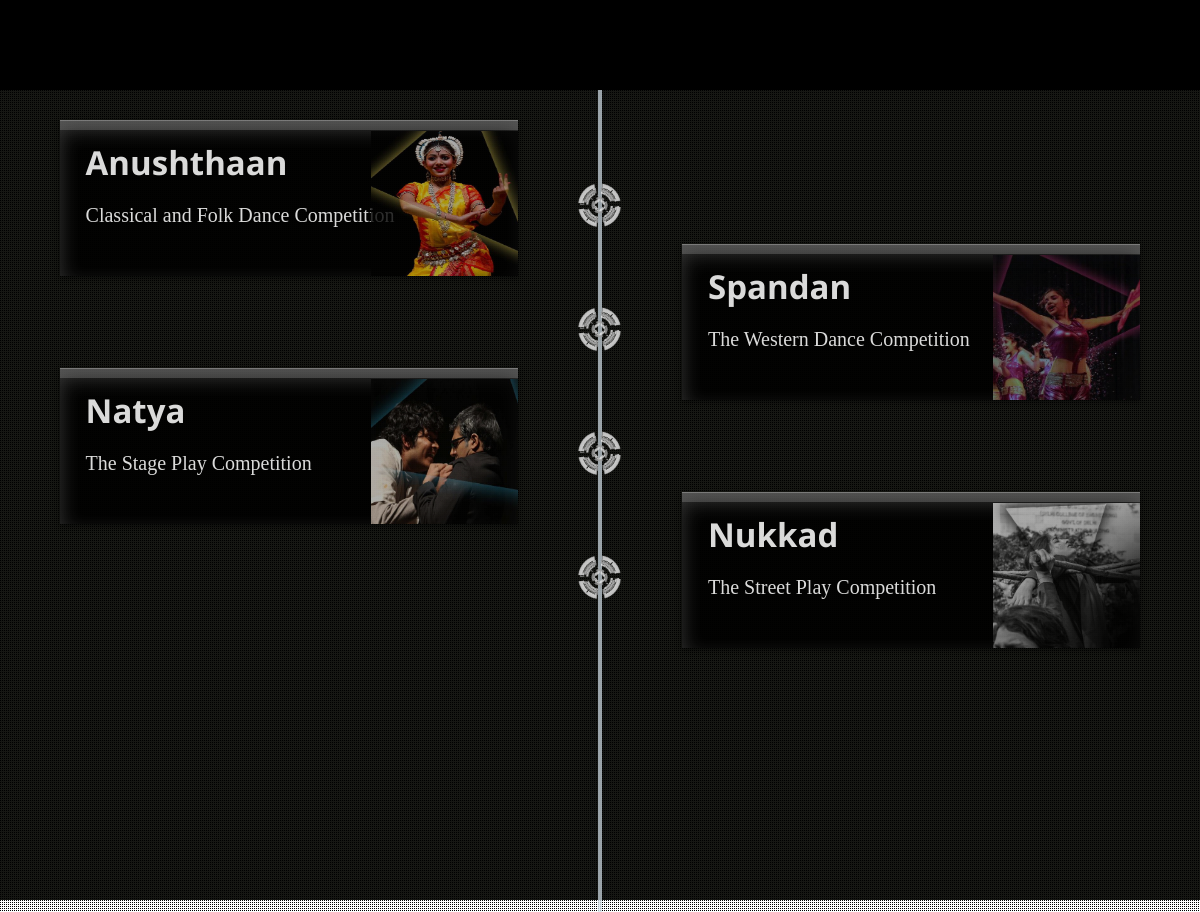
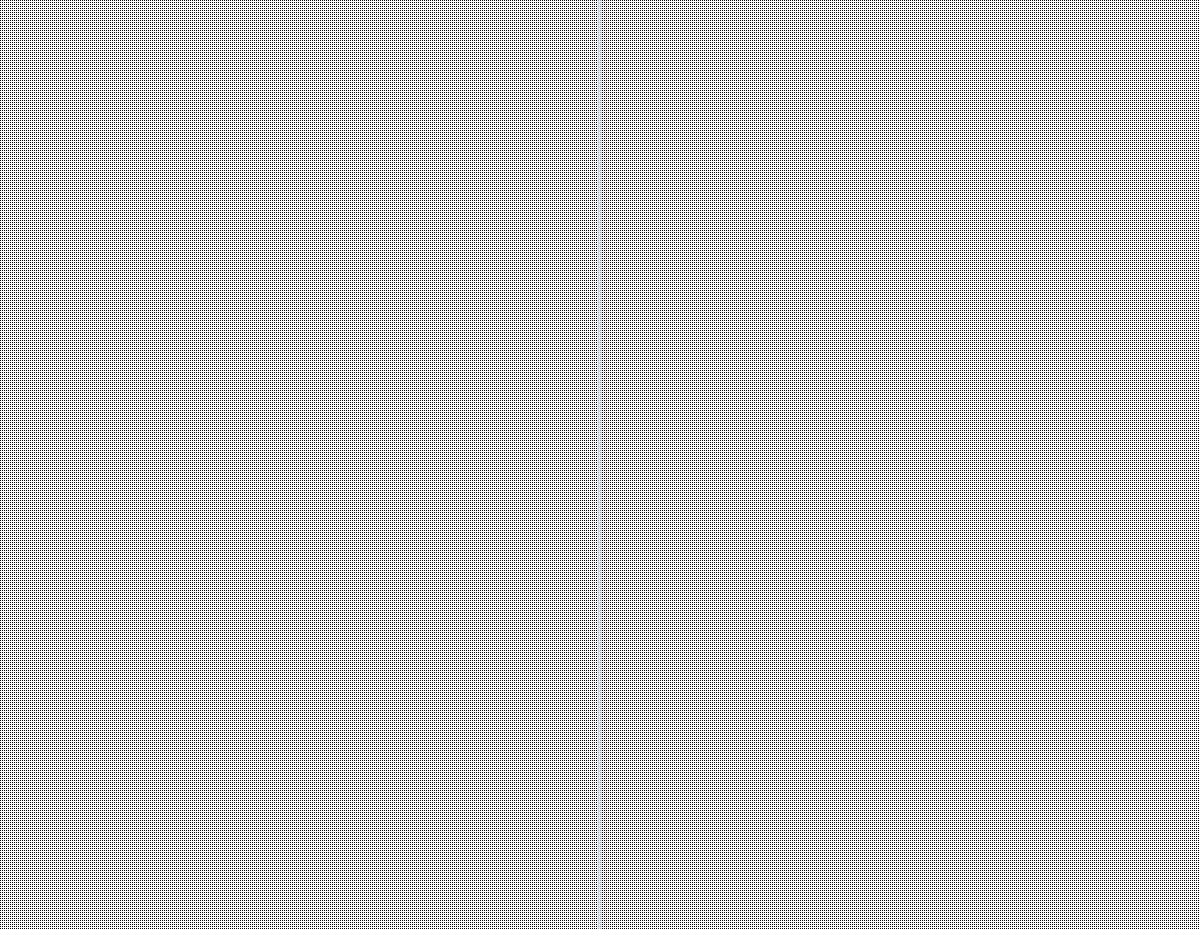
The app's page /index2.php with its own data (2 pictures, top to bottom).
### tables this page shows
CREATE TABLE IF NOT EXISTS `events` (
  `event_id` tinyint(5) NOT NULL,
  `event_name` varchar(20) NOT NULL,
  `description` text NOT NULL,
  `date` varchar(20) NOT NULL,
  `venue` varchar(30) NOT NULL,
  `hasregis` tinyint(1) NOT NULL,
  `img_src` text NOT NULL,
  `short_detail` text NOT NULL,
  PRIMARY KEY (`event_id`)
);

### index2.php (the view, shortened to what this page needs)
<?php require_once("includes/connection.php"); ?>
<?php
			$query = "SELECT * from events
						";
						if(!$result = $db->query($query)){
							die('There was an error running the query [' . $db->error . ']');
							}
						else{
								$result->data_seek(0);
							}
							?>
<!doctype html>
<html lang="en" class="no-js">
<head>
	<link rel="stylesheet" href="css/reset.css">
	<link rel="stylesheet" href="css/style.css">
</head>
<body>
   <div class="pattern">
    </div>
 <div class="header">
 </div>
 <div id="wrapper">
	<div id="cd-timeline" class="cd-container">
	<?php
	while($row=$result->fetch_assoc()){
	echo <<<_END
		<div class="cd-timeline-block">
			<div class="cd-timeline-img">
				<img src="img/techie.gif" alt="Picture">
			</div>
			<div class="cd-timeline-content">
			    <div class="event_image"><img src="{$row['img_src']}"></div>
			    <div class="overlay">
				</div>
				<div class="circ1"></div>
				<div class="circ2"></div>
			    <div class="see-more" event-details='{$row['description']}' date='{$row['date']}' ename='{$row['event_name']}'></div>
			    <div id="more" ><h3>Details</h3></div>
				<h2>{$row['event_name']}</h2>
				<p>{$row['short_detail']}</p>
				<span class="cd-date">Feb 14</span>
			</div>
		</div>
_END;
}
?>
</div>
	</div>
</body>
</html>

### records on screen
events: img_src (picture), event_name "Anushthaan", short_detail "Classical and Folk Dance Competition"
events: img_src (picture), event_name "Spandan", short_detail "The Western Dance Competition"
events: img_src (picture), event_name "Natya", short_detail "The Stage Play Competition"
events: img_src (picture), event_name "Nukkad", short_detail "The Street Play Competition"
